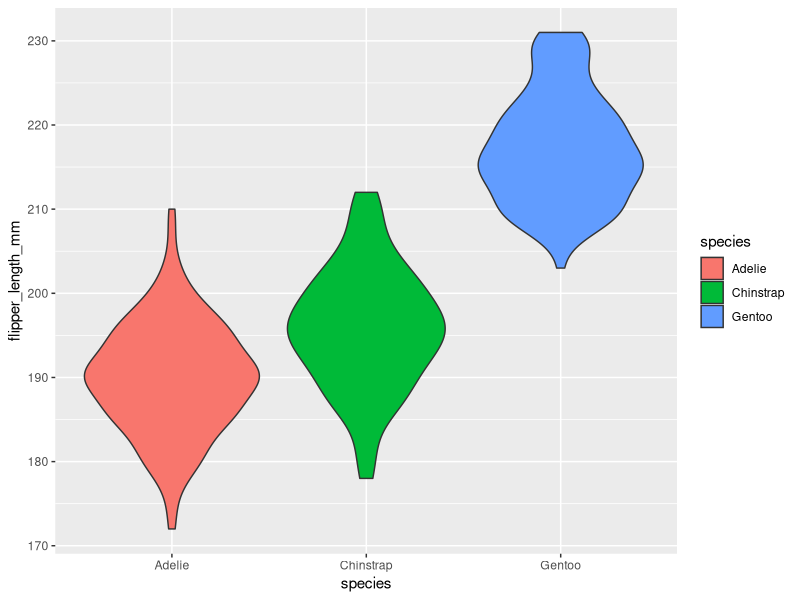

Generate this figure with R:
## ---- chunk 1
knitr::opts_chunk$set(echo = TRUE)
library(tidyverse)
library(palmerpenguins)
## ---- chunk 2
ggplot(data = penguins, aes(x = species, y = flipper_length_mm)) +
  geom_violin(aes(fill = species))
